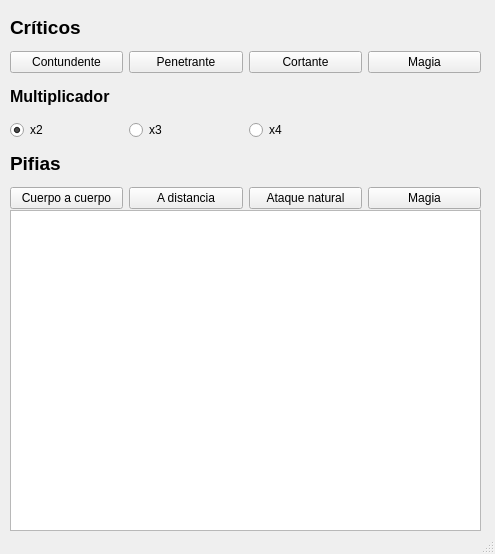
<?xml version="1.0" encoding="UTF-8"?>
<ui version="4.0">
 <class>MainWindow</class>
 <widget class="QMainWindow" name="MainWindow">
  <property name="geometry">
   <rect>
    <x>0</x>
    <y>0</y>
    <width>495</width>
    <height>554</height>
   </rect>
  </property>
  <property name="windowTitle">
   <string>Críticos para Pathfinder</string>
  </property>
  <widget class="QWidget" name="centralwidget">
   <widget class="QWidget" name="gridLayoutWidget">
    <property name="geometry">
     <rect>
      <x>10</x>
      <y>10</y>
      <width>471</width>
      <height>199</height>
     </rect>
    </property>
    <layout class="QGridLayout" name="gridLayout">
     <item row="1" column="3">
      <widget class="QPushButton" name="magic_hit_btn">
       <property name="text">
        <string>Magia</string>
       </property>
       <property name="icon">
        <iconset resource="icons.qrc">
         <normaloff>:/icon/assets/magic.svg</normaloff>:/icon/assets/magic.svg</iconset>
       </property>
      </widget>
     </item>
     <item row="5" column="3">
      <widget class="QPushButton" name="magic_fumble_btn">
       <property name="text">
        <string>Magia</string>
       </property>
       <property name="icon">
        <iconset resource="icons.qrc">
         <normaloff>:/icon/assets/magic_fumble.svg</normaloff>:/icon/assets/magic_fumble.svg</iconset>
       </property>
      </widget>
     </item>
     <item row="0" column="0" colspan="4">
      <widget class="QLabel" name="critical_hit_label">
       <property name="font">
        <font>
         <pointsize>14</pointsize>
         <weight>75</weight>
         <bold>true</bold>
        </font>
       </property>
       <property name="text">
        <string>Críticos</string>
       </property>
      </widget>
     </item>
     <item row="1" column="0">
      <widget class="QPushButton" name="bludgeoning_btn">
       <property name="enabled">
        <bool>true</bool>
       </property>
       <property name="text">
        <string>Contundente</string>
       </property>
       <property name="icon">
        <iconset resource="icons.qrc">
         <normaloff>:/icon/assets/bludgeoning.svg</normaloff>:/icon/assets/bludgeoning.svg</iconset>
       </property>
      </widget>
     </item>
     <item row="1" column="1">
      <widget class="QPushButton" name="piercing_btn">
       <property name="text">
        <string>Penetrante</string>
       </property>
       <property name="icon">
        <iconset resource="icons.qrc">
         <normaloff>:/icon/assets/piercing.svg</normaloff>:/icon/assets/piercing.svg</iconset>
       </property>
      </widget>
     </item>
     <item row="4" column="0" colspan="4">
      <widget class="QLabel" name="fumble_label">
       <property name="font">
        <font>
         <pointsize>14</pointsize>
         <weight>75</weight>
         <bold>true</bold>
        </font>
       </property>
       <property name="text">
        <string>Pifias</string>
       </property>
      </widget>
     </item>
     <item row="5" column="1">
      <widget class="QPushButton" name="ranged_btn">
       <property name="text">
        <string>A distancia</string>
       </property>
       <property name="icon">
        <iconset resource="icons.qrc">
         <normaloff>:/icon/assets/ranged.svg</normaloff>:/icon/assets/ranged.svg</iconset>
       </property>
      </widget>
     </item>
     <item row="1" column="2">
      <widget class="QPushButton" name="slashing_btn">
       <property name="text">
        <string>Cortante</string>
       </property>
       <property name="icon">
        <iconset resource="icons.qrc">
         <normaloff>:/icon/assets/slashing.svg</normaloff>:/icon/assets/slashing.svg</iconset>
       </property>
      </widget>
     </item>
     <item row="5" column="0">
      <widget class="QPushButton" name="melee_btn">
       <property name="text">
        <string>Cuerpo a cuerpo</string>
       </property>
       <property name="icon">
        <iconset resource="icons.qrc">
         <normaloff>:/icon/assets/melee.svg</normaloff>:/icon/assets/melee.svg</iconset>
       </property>
      </widget>
     </item>
     <item row="5" column="2">
      <widget class="QPushButton" name="natural_btn">
       <property name="text">
        <string>Ataque natural</string>
       </property>
       <property name="icon">
        <iconset resource="icons.qrc">
         <normaloff>:/icon/assets/natural.svg</normaloff>:/icon/assets/natural.svg</iconset>
       </property>
      </widget>
     </item>
     <item row="3" column="0">
      <widget class="QRadioButton" name="crit_mult_x2">
       <property name="text">
        <string>x2</string>
       </property>
       <property name="checked">
        <bool>true</bool>
       </property>
      </widget>
     </item>
     <item row="3" column="1">
      <widget class="QRadioButton" name="crit_mult_x3">
       <property name="text">
        <string>x3</string>
       </property>
      </widget>
     </item>
     <item row="2" column="0" colspan="4">
      <widget class="QLabel" name="label">
       <property name="font">
        <font>
         <pointsize>12</pointsize>
         <weight>75</weight>
         <bold>true</bold>
        </font>
       </property>
       <property name="text">
        <string>Multiplicador</string>
       </property>
      </widget>
     </item>
     <item row="3" column="2">
      <widget class="QRadioButton" name="crit_mult_x4">
       <property name="text">
        <string>x4</string>
       </property>
      </widget>
     </item>
    </layout>
   </widget>
   <widget class="QTextBrowser" name="results_box">
    <property name="enabled">
     <bool>true</bool>
    </property>
    <property name="geometry">
     <rect>
      <x>10</x>
      <y>210</y>
      <width>471</width>
      <height>321</height>
     </rect>
    </property>
    <property name="font">
     <font>
      <pointsize>12</pointsize>
     </font>
    </property>
   </widget>
  </widget>
  <widget class="QStatusBar" name="statusbar"/>
 </widget>
 <resources>
  <include location="icons.qrc"/>
 </resources>
 <connections/>
</ui>
